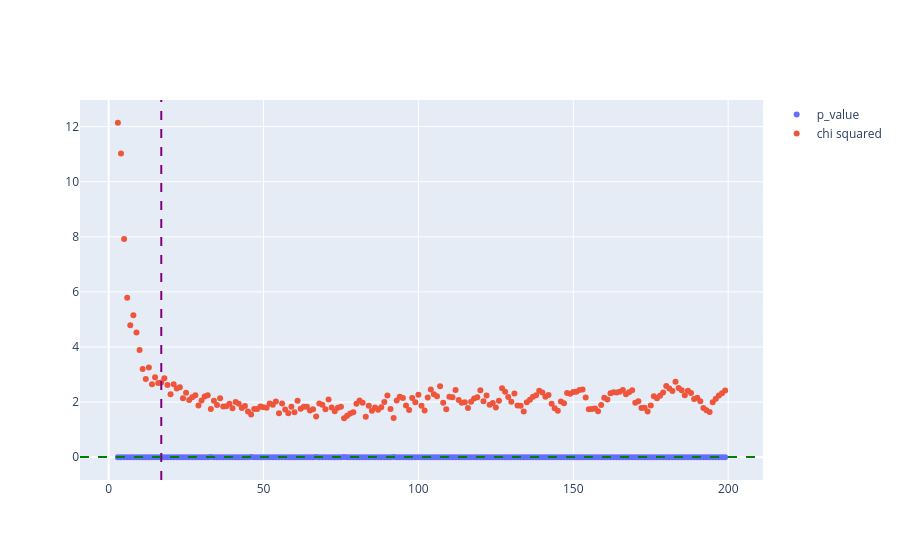

The notebook cell saved with this chart:
### Code cell
fig = go.Figure()

range_bins = np.arange(min_bin_range , max_bin_range , step_bin , dtype=int)

fig.add_trace( go.Scatter( x = range_bins , y = p_value_list , mode="markers" , name="p_value"))
fig.add_trace( go.Scatter( x = range_bins , y = chi2_list , mode="markers" , name="chi squared"))
fig.add_vline(x= sturges(len(data_refact)), line_dash="dash", line_color="purple" , name= "sturges value for binning")
fig.add_hline( y= max(p_value_list) , line_dash="dash", line_color="green" , name= "minimum p_value")
fig.update_layout(showlegend=True)
fig.show()

### Figure 1 — Plotly figure (JSON) as saved in the notebook; plotly's stock layout.template omitted (floating-point values rounded to 4 significant figures; data arrays with more than 128 entries replaced by an {"elided": "..."} marker saying what was removed)
{"data": [{"mode": "markers", "name": "p_value", "type": "scatter", "x": {"elided": "197 int values"}, "y": {"elided": "197 float values"}}, {"mode": "markers", "name": "chi squared", "type": "scatter", "x": {"elided": "197 int values"}, "y": {"elided": "197 float values"}}], "layout": {"shapes": [{"line": {"color": "purple", "dash": "dash"}, "name": "sturges value for binning", "type": "line", "x0": 17, "x1": 17, "xref": "x", "y0": 0, "y1": 1, "yref": "y domain"}, {"line": {"color": "green", "dash": "dash"}, "name": "minimum p_value", "type": "line", "x0": 0, "x1": 1, "xref": "x domain", "y0": 0.01094, "y1": 0.01094, "yref": "y"}], "showlegend": true}}
